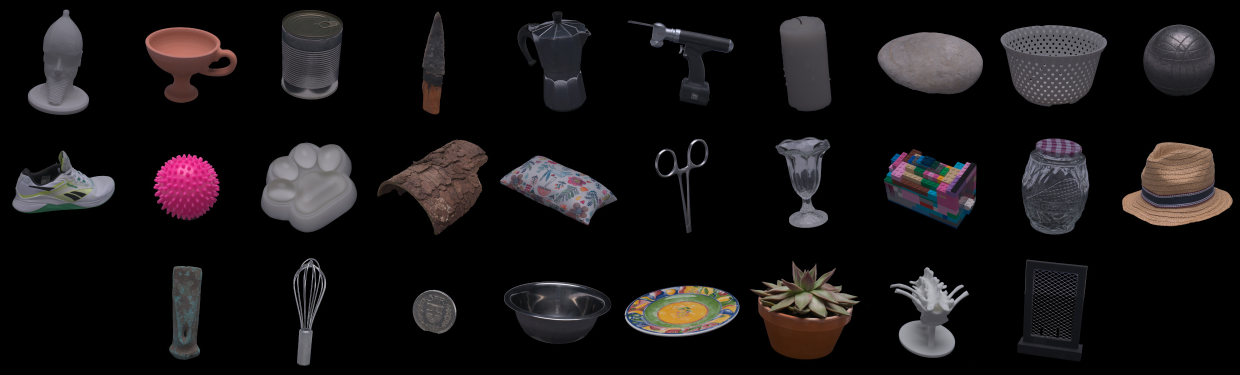
#> input picture assets/banner.png, 2480 x 750 px (shown at 1/2 size)
$ python make_banner.py --miniature banner.png
#> lines starting #> are read from the running program, lines starting #| are printed output that depends on the picture; after the words box and inside, x2 and y2 are one past the last pixel; in counts of white or black regions, pixels touching at a corner belong together
"""Build the README banner of martine-dataset by re-gridding the project-page thumbnail sheet.

Usage:
    python make_banner.py --miniature MINIATURE.jpg --out assets/banner.png

Default: the 28 objects on a 10x3 grid (2480x750).

MINIATURE.jpg (martine-benchmark.github.io/assets/images/) is a regular 7x4 grid of the 28 objects on black. Its
cells are cut as they are and laid out again, in reading order, on a grid with --cols columns; an incomplete last
row is centred. Nothing is added: same cells, same black background. Requires numpy and Pillow.
"""

import argparse
import math
import os

import numpy as np
from PIL import Image

SRC_COLS, SRC_ROWS = 7, 4
NAMES = ["warrior_head", "vase", "can", "knife", "moka_pot", "surgery_saw", "candle",
         "rock", "colander", "petanque_ball", "sneakers", "spikes_ball", "paw_pad", "wood",
         "pillow", "surgery_scissors", "glass", "lego", "jam_pot", "straw_hat", "hammer_head",
         "whisk", "coin", "bowl", "plate", "plant", "spine", "grid"]


def cells(path):
#> called with path = 'banner.png'
    img = np.array(Image.open(path).convert("RGB"))
#> img is the input picture: shape (750, 2480, 3); mean R, G, B 22.3, 19.6, 20.4
    img[:2, :] = 0  # the sheet has a stray grey line along part of its top and left edges
#> img: shape (750, 2480, 3); under 0.01% of pixels changed, all inside (x1, y1, x2, y2) = (1740, 0, 1744, 2)
    img[:, :2] = 0
    h, w = img.shape[:2]
#> h = 750; w = 2480
    xs = [round(c * w / SRC_COLS) for c in range(SRC_COLS + 1)]
    ys = [round(r * h / SRC_ROWS) for r in range(SRC_ROWS + 1)]
#> ys = [0, 188, 375, 562, 750]
    cw, ch = min(np.diff(xs)), min(np.diff(ys))
#> cw = 354; ch = 187
    out = {}
    for r in range(SRC_ROWS):
        for c in range(SRC_COLS):
            out[NAMES[r * SRC_COLS + c]] = img[ys[r]:ys[r] + ch, xs[c]:xs[c] + cw]
#> after the loop, out = 28 items
    return out, cw, ch


def main():
    ap = argparse.ArgumentParser(description=__doc__.splitlines()[0])
    ap.add_argument("--miniature", required=True, help="MINIATURE.jpg of the project page")
    ap.add_argument("--cols", type=int, default=10, help="columns of the new grid")
    ap.add_argument("--drop", nargs="*", default=[], choices=NAMES, help="objects left out")
    ap.add_argument("--out", default="banner.png")
    a = ap.parse_args()

    cut, cw, ch = cells(a.miniature)
#> cut = 28 items; cw = 354; ch = 187
    keep = [n for n in NAMES if n not in a.drop]
    rows = math.ceil(len(keep) / a.cols)
    sheet = np.zeros((rows * ch, a.cols * cw, 3), np.uint8)
    for r in range(rows):
        line = keep[r * a.cols:(r + 1) * a.cols]
        x0 = (a.cols - len(line)) * cw // 2
        for k, name in enumerate(line):
            sheet[r * ch:(r + 1) * ch, x0 + k * cw:x0 + (k + 1) * cw] = cut[name]
#> this loop made 3 passes
#> x0 on passes 1 to 3: 0, 0, 354
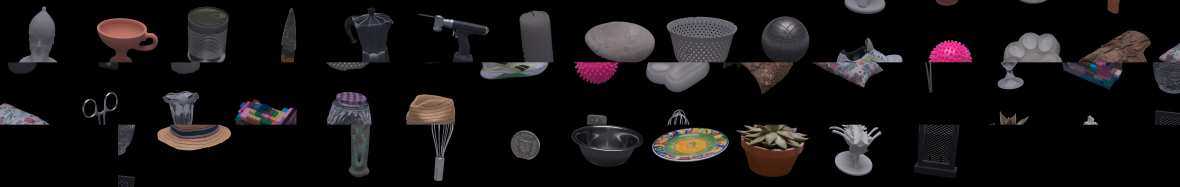
#> sheet: shape (561, 3540, 3) (shown at 1/3 size); mean of channels 0, 1, 2 20.9, 18.4, 19; drawn as R, G, B
    os.makedirs(os.path.dirname(os.path.abspath(a.out)), exist_ok=True)
    Image.fromarray(sheet).save(a.out, optimize=True)
    print(f"wrote {a.out} ({sheet.shape[1]}x{sheet.shape[0]}, {len(keep)} objects, {a.cols}x{rows})")
#| wrote banner.png (3540x561, 28 objects, 10x3)


if __name__ == "__main__":
    main()
